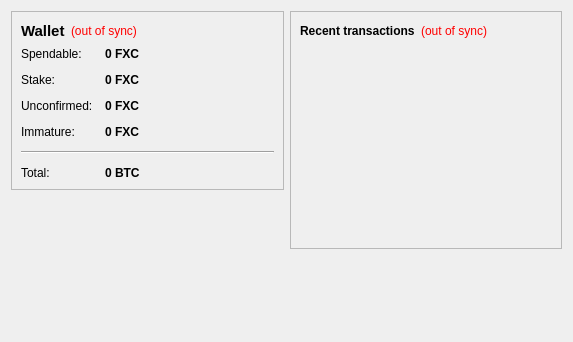
<?xml version="1.0" encoding="UTF-8"?>
<ui version="4.0">
 <class>OverviewPage</class>
 <widget class="QWidget" name="OverviewPage">
  <property name="geometry">
   <rect>
    <x>0</x>
    <y>0</y>
    <width>573</width>
    <height>342</height>
   </rect>
  </property>
  <property name="windowTitle">
   <string>Form</string>
  </property>
  <layout class="QHBoxLayout" name="horizontalLayout" stretch="1,1">
   <item>
    <layout class="QVBoxLayout" name="verticalLayout_2">
     <item>
      <widget class="QFrame" name="frame">
       <property name="frameShape">
        <enum>QFrame::StyledPanel</enum>
       </property>
       <property name="frameShadow">
        <enum>QFrame::Raised</enum>
       </property>
       <layout class="QVBoxLayout" name="verticalLayout_4">
        <item>
         <layout class="QHBoxLayout" name="horizontalLayout_4">
          <item>
           <widget class="QLabel" name="label_5">
            <property name="font">
             <font>
              <pointsize>11</pointsize>
              <weight>75</weight>
              <bold>true</bold>
             </font>
            </property>
            <property name="text">
             <string>Wallet</string>
            </property>
           </widget>
          </item>
          <item>
           <widget class="QLabel" name="labelWalletStatus">
            <property name="toolTip">
             <string>The displayed information may be out of date. Your wallet automatically synchronizes with the FireXCoin network after a connection is established, but this process has not completed yet.</string>
            </property>
            <property name="styleSheet">
             <string notr="true">QLabel { color: red; }</string>
            </property>
            <property name="text">
             <string notr="true">(out of sync)</string>
            </property>
            <property name="alignment">
             <set>Qt::AlignLeading|Qt::AlignLeft|Qt::AlignVCenter</set>
            </property>
           </widget>
          </item>
          <item>
           <spacer name="horizontalSpacer_2">
            <property name="orientation">
             <enum>Qt::Horizontal</enum>
            </property>
            <property name="sizeHint" stdset="0">
             <size>
              <width>40</width>
              <height>20</height>
             </size>
            </property>
           </spacer>
          </item>
         </layout>
        </item>
        <item>
         <layout class="QFormLayout" name="formLayout_2">
          <property name="fieldGrowthPolicy">
           <enum>QFormLayout::AllNonFixedFieldsGrow</enum>
          </property>
          <property name="horizontalSpacing">
           <number>12</number>
          </property>
          <property name="verticalSpacing">
           <number>12</number>
          </property>
          <item row="0" column="0">
           <widget class="QLabel" name="label">
            <property name="text">
             <string>Spendable:</string>
            </property>
           </widget>
          </item>
          <item row="0" column="1">
           <widget class="QLabel" name="labelBalance">
            <property name="font">
             <font>
              <weight>75</weight>
              <bold>true</bold>
             </font>
            </property>
            <property name="cursor">
             <cursorShape>IBeamCursor</cursorShape>
            </property>
            <property name="toolTip">
             <string>Your current spendable balance</string>
            </property>
            <property name="text">
             <string notr="true">0 FXC</string>
            </property>
            <property name="textInteractionFlags">
             <set>Qt::LinksAccessibleByMouse|Qt::TextSelectableByKeyboard|Qt::TextSelectableByMouse</set>
            </property>
           </widget>
          </item>
          <item row="1" column="0">
           <widget class="QLabel" name="label_6">
            <property name="text">
             <string>Stake:</string>
            </property>
           </widget>
          </item>
          <item row="1" column="1">
           <widget class="QLabel" name="labelStake">
            <property name="font">
             <font>
              <weight>75</weight>
              <bold>true</bold>
             </font>
            </property>
            <property name="cursor">
             <cursorShape>IBeamCursor</cursorShape>
            </property>
            <property name="toolTip">
             <string>Total of coins that was staked, and do not yet count toward the current balance</string>
            </property>
            <property name="text">
             <string notr="true">0 FXC</string>
            </property>
            <property name="textInteractionFlags">
             <set>Qt::LinksAccessibleByMouse|Qt::TextSelectableByKeyboard|Qt::TextSelectableByMouse</set>
            </property>
           </widget>
          </item>
          <item row="2" column="0">
           <widget class="QLabel" name="label_3">
            <property name="text">
             <string>Unconfirmed:</string>
            </property>
           </widget>
          </item>
          <item row="2" column="1">
           <widget class="QLabel" name="labelUnconfirmed">
            <property name="font">
             <font>
              <weight>75</weight>
              <bold>true</bold>
             </font>
            </property>
            <property name="cursor">
             <cursorShape>IBeamCursor</cursorShape>
            </property>
            <property name="toolTip">
             <string>Total of transactions that have yet to be confirmed, and do not yet count toward the current balance</string>
            </property>
            <property name="text">
             <string notr="true">0 FXC</string>
            </property>
            <property name="textInteractionFlags">
             <set>Qt::LinksAccessibleByMouse|Qt::TextSelectableByKeyboard|Qt::TextSelectableByMouse</set>
            </property>
           </widget>
          </item>
          <item row="3" column="0">
           <widget class="QLabel" name="labelImmatureText">
            <property name="text">
             <string>Immature:</string>
            </property>
           </widget>
          </item>
          <item row="3" column="1">
           <widget class="QLabel" name="labelImmature">
            <property name="font">
             <font>
              <weight>75</weight>
              <bold>true</bold>
             </font>
            </property>
            <property name="toolTip">
             <string>Mined balance that has not yet matured</string>
            </property>
            <property name="text">
             <string notr="true">0 FXC</string>
            </property>
            <property name="textInteractionFlags">
             <set>Qt::LinksAccessibleByMouse|Qt::TextSelectableByKeyboard|Qt::TextSelectableByMouse</set>
            </property>
           </widget>
          </item>
          <item row="4" column="0" colspan="2">
           <widget class="Line" name="line">
            <property name="orientation">
             <enum>Qt::Horizontal</enum>
            </property>
           </widget>
          </item>
          <item row="5" column="0">
           <widget class="QLabel" name="labelTotalText">
            <property name="text">
             <string>Total:</string>
            </property>
           </widget>
          </item>
          <item row="5" column="1">
           <widget class="QLabel" name="labelTotal">
            <property name="font">
             <font>
              <weight>75</weight>
              <bold>true</bold>
             </font>
            </property>
            <property name="cursor">
             <cursorShape>IBeamCursor</cursorShape>
            </property>
            <property name="toolTip">
             <string>Your current total balance</string>
            </property>
            <property name="text">
             <string notr="true">0 BTC</string>
            </property>
            <property name="textInteractionFlags">
             <set>Qt::LinksAccessibleByMouse|Qt::TextSelectableByKeyboard|Qt::TextSelectableByMouse</set>
            </property>
           </widget>
          </item>
         </layout>
        </item>
       </layout>
      </widget>
     </item>
     <item>
      <spacer name="verticalSpacer">
       <property name="orientation">
        <enum>Qt::Vertical</enum>
       </property>
       <property name="sizeHint" stdset="0">
        <size>
         <width>20</width>
         <height>40</height>
        </size>
       </property>
      </spacer>
     </item>
    </layout>
   </item>
   <item>
    <layout class="QVBoxLayout" name="verticalLayout_3">
     <item>
      <widget class="QFrame" name="frame_2">
       <property name="frameShape">
        <enum>QFrame::StyledPanel</enum>
       </property>
       <property name="frameShadow">
        <enum>QFrame::Raised</enum>
       </property>
       <layout class="QVBoxLayout" name="verticalLayout">
        <item>
         <layout class="QHBoxLayout" name="horizontalLayout_2">
          <item>
           <widget class="QLabel" name="label_4">
            <property name="text">
             <string>&lt;b&gt;Recent transactions&lt;/b&gt;</string>
            </property>
           </widget>
          </item>
          <item>
           <widget class="QLabel" name="labelTransactionsStatus">
            <property name="toolTip">
             <string>The displayed information may be out of date. Your wallet automatically synchronizes with the FireXCoin network after a connection is established, but this process has not completed yet.</string>
            </property>
            <property name="styleSheet">
             <string notr="true">QLabel { color: red; }</string>
            </property>
            <property name="text">
             <string notr="true">(out of sync)</string>
            </property>
            <property name="alignment">
             <set>Qt::AlignRight|Qt::AlignTrailing|Qt::AlignVCenter</set>
            </property>
           </widget>
          </item>
          <item>
           <spacer name="horizontalSpacer">
            <property name="orientation">
             <enum>Qt::Horizontal</enum>
            </property>
            <property name="sizeHint" stdset="0">
             <size>
              <width>40</width>
              <height>20</height>
             </size>
            </property>
           </spacer>
          </item>
         </layout>
        </item>
        <item>
         <widget class="QListView" name="listTransactions">
          <property name="styleSheet">
           <string notr="true">QListView { background: transparent; }</string>
          </property>
          <property name="frameShape">
           <enum>QFrame::NoFrame</enum>
          </property>
          <property name="verticalScrollBarPolicy">
           <enum>Qt::ScrollBarAlwaysOff</enum>
          </property>
          <property name="horizontalScrollBarPolicy">
           <enum>Qt::ScrollBarAlwaysOff</enum>
          </property>
          <property name="selectionMode">
           <enum>QAbstractItemView::NoSelection</enum>
          </property>
         </widget>
        </item>
       </layout>
      </widget>
     </item>
     <item>
      <spacer name="verticalSpacer_2">
       <property name="orientation">
        <enum>Qt::Vertical</enum>
       </property>
       <property name="sizeHint" stdset="0">
        <size>
         <width>20</width>
         <height>40</height>
        </size>
       </property>
      </spacer>
     </item>
    </layout>
   </item>
  </layout>
 </widget>
 <resources/>
 <connections/>
</ui>
